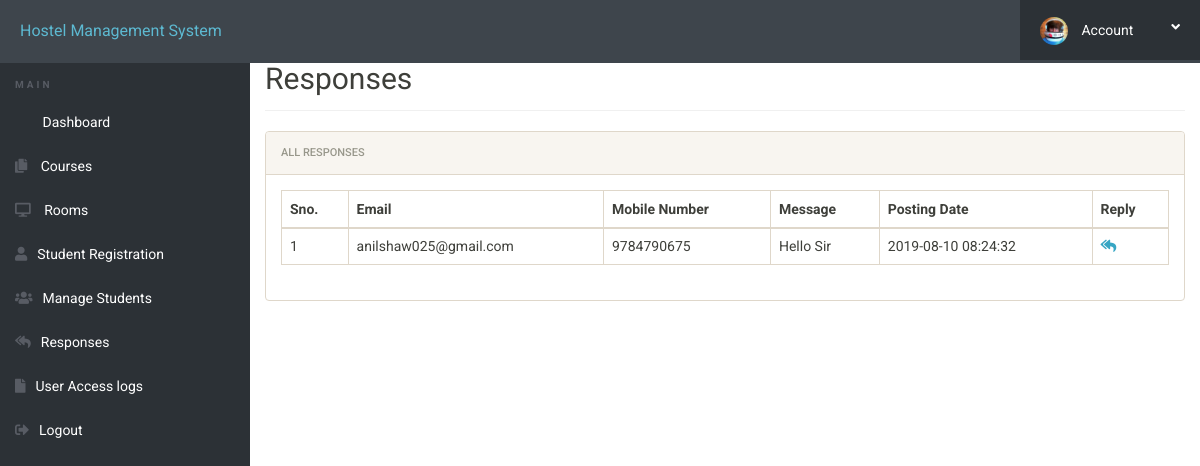
The app's page /admin/response.php with its own data.
### tables this page shows
CREATE TABLE `enquiry` (
  `id` int(11) NOT NULL,
  `email` varchar(50) NOT NULL,
  `phone` bigint(20) NOT NULL,
  `message` varchar(500) NOT NULL,
  `posting_date` timestamp NOT NULL DEFAULT current_timestamp()
);

### admin/response.php (the view, shortened to what this page needs)
<?php
include_once "includes/config.php";
?>
<!doctype html>
<html lang="en" class="no-js">
<head>
	<link rel="stylesheet" href="css/font-awesome.min.css">
	<link rel="stylesheet" href="css/bootstrap.min.css">
	<link rel="stylesheet" href="css/dataTables.bootstrap.min.css">
	<link rel="stylesheet" href="css/bootstrap-social.css">
	<link rel="stylesheet" href="css/bootstrap-select.css">
	<link rel="stylesheet" href="css/fileinput.min.css">
	<link rel="stylesheet" href="css/awesome-bootstrap-checkbox.css">
	<link rel="stylesheet" href="css/style.css">
</head>
<body>
	<?php include('includes/header.php');?>
	<div class="ts-main-content">
			<?php include('includes/sidebar.php');?>
		<div class="content-wrapper">
			<div class="container-fluid">
				<div class="row">
					<div class="col-md-12">
						<h2 class="page-title" style="margin-top: 4%">Responses</h2>
						<div class="panel panel-default">
							<div class="panel-heading">All Responses</div>
							<div class="panel-body">
								<table id="zctb" class="display table table-striped table-bordered table-hover" cellspacing="0" width="100%">
									<thead>
										<tr>
											<th>Sno.</th>
											<th>Email</th>
											<th>Mobile Number</th>
											<th>Message </th>
											<th>Posting Date  </th>
											<th>Reply </th>
										</tr>
									</thead>
									<tbody>
<?php
			$sql="select * from enquiry";
			$rs=mysqli_query($mysqli,$sql);
			$cnt=1;
			while($d=mysqli_fetch_array($rs))
			{
			?>
            <tr>
            	<tr><td><?php echo $cnt;;?></td>
                <td><?php echo $d['email'];?></td>
                <td><?php echo $d['phone'];?></td>
                <td><?php echo $d['message'];?></td>
                <td><?php echo $d['posting_date'];?></td>
                <td>
<a href="reply.php?id=<?php echo $d['id'];?>" title="Reply"><i class="fas fa-reply-all"></i></a>&nbsp;&nbsp;&nbsp;&nbsp;
</td>
            </tr>
			<?php
			$cnt=$cnt+1;
			}
			?>
								</table>
		</div>
	</div>
</body>
</html>

### admin/css/style.css (style rules this page uses)
html { font-size: 14px; }
@media only screen and (min-width: 480px) { html { font-size: 17px; } }
@media only screen and (min-width: 768px) { html { font-size: 14px; } }
body { font-size: 1em; }
a { color: #37a6c4; }
.panel { overflow: hidden; }
.page-title { padding-bottom: 15px; margin-bottom: 20px; border-bottom: 1px solid #f0f0f0; }
.ts-main-content .content-wrapper { padding-top: 15px; margin-top: 10px; }
@media only screen and (min-width: 992px) { .ts-main-content .content-wrapper { margin-left: 250px; } }

### records on screen
enquiry: email "anilshaw025@gmail.com", phone "9784790675", message "Hello Sir", posting_date "2019-08-10 08:24:32"
